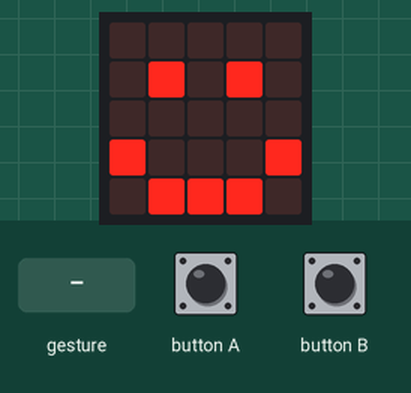
Recording of a program running on a simulated BBC micro:bit (MakeCode). Shown: the board's 5×5 LED display. The test bench sets the inputs (shaded band). Random numbers come from a fixed seed; a tilt is held for 1.5 s and a shake lasts 1 s, then the board lies face up again.

Above: at 1.8 s.
1.9 s: button A pressed for 0.15 s
At 3.2 s:
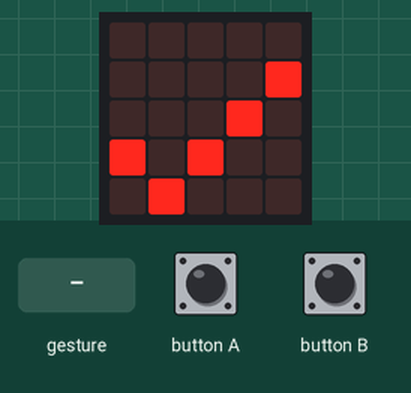
3.5 s: button B pressed for 0.15 s
At 4.5 s:
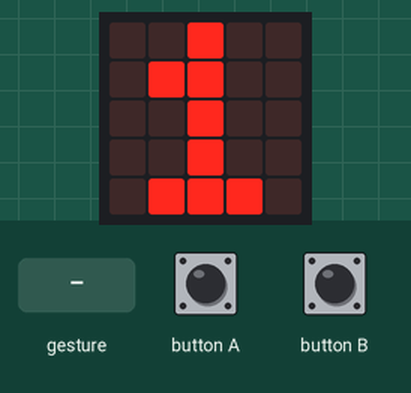
5.1 s: gesture 'shake'
At 6.3 s:
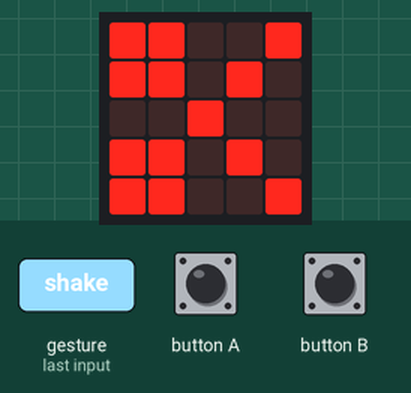
8.1 s: gesture 'shake'
At 12.2 s:
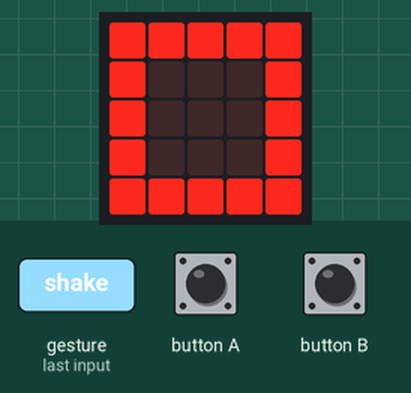
Timing chart, 0 to 13.7 s (numbered marks = the images above; inputs shaded):
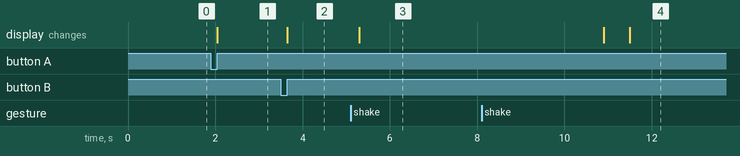

Measured:
- after the input at 1.9 s, the display: changes after 0.15 s (image 1)
- after the input at 3.5 s, the display: changes after 0.15 s (image 2)
- after the input at 5.1 s, the display: changes after 0.20 s (image 3)

The program:

main.ts
```typescript
// (licence header left out)
// setup
basic.clearScreen()
basic.showIcon(IconNames.Happy)

// variable
let randomNumber: number = -1
let scoreboard: number = 0

// increase scoreboard
input.onButtonPressed(Button.A, function () {
  scoreboard = scoreboard + 1
  basic.showIcon(IconNames.Yes)
})

// show scoreboard
input.onButtonPressed(Button.B, function () {
  basic.showNumber(scoreboard)
})

input.onGesture(Gesture.Shake, function () {
  randomNumber = randint(0, 2)
  basic.clearScreen()
  // if randomNumber was 0
  if (randomNumber === 0) {
    basic.showIcon(IconNames.Scissors)
  }

  // if randomNumber was 1

  if (randomNumber === 1) {
    basic.showLeds(`
  . . . . .
  . # # # .
  . # # # .
  . # # # .
  . . . . .
  `)
  }

  // if randomNumber was 2
  if (randomNumber === 2) {
    basic.showLeds(`
  # # # # #
  # . . . #
  # . . . #
  # . . . #
  # # # # #
  `)
  }
  // pause and show you are ready again
  basic.pause(5000)
  basic.showIcon(IconNames.Happy)
})
```
